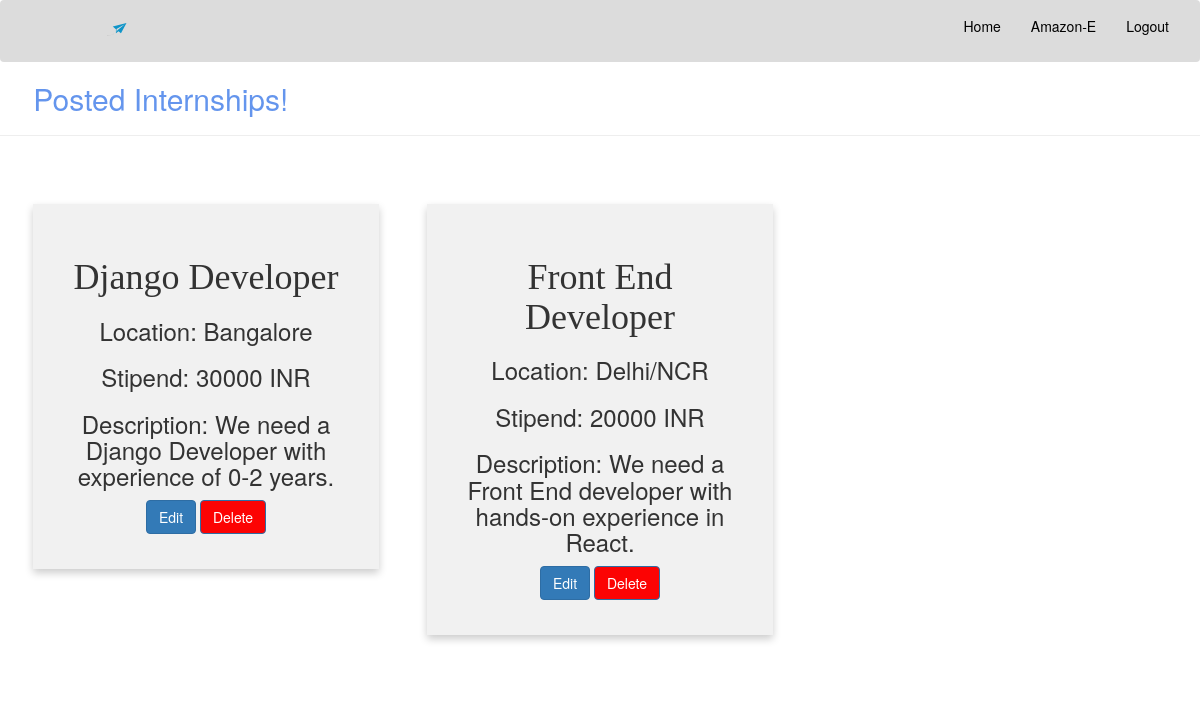
Screenshot of /internships_posted/ (signed in) with the database file from the repository.
### main/models.py (models this page shows, shortened)
class User(AbstractUser):
    username = models.CharField(max_length = 200, default = "", unique = False, blank = True)
    name = models.CharField(max_length = 200, default = "", null = False)
    email = models.EmailField(verbose_name = 'email address', max_length = 200, unique = True)
    confirm_password = models.CharField(max_length = 200, default = "", null = False)
    is_company = models.BooleanField(default = False)
    is_student = models.BooleanField(default = False)
    active = models.BooleanField(default = False)
    staff = models.BooleanField(default = False)
    admin = models.BooleanField(default = False)
    USERNAME_FIELD = 'email'
    REQUIRED_FIELDS = []
    objects = UserManager()
    @property
    def is_active(self):
        return self.active

class Internship(models.Model):
    role = models.CharField(max_length=200)
    category = models.ForeignKey(Category, default = 1, on_delete = models.SET_DEFAULT, null = True)
    location = models.ForeignKey(Location, default = 1, on_delete = models.SET_DEFAULT, null = True)
    duration = models.IntegerField(default = 1)
    content = models.TextField()
    date_published = models.DateTimeField("date published",default= datetime.now())
    stipend = models.IntegerField(default = 0)
    company = models.ForeignKey(Company,default=2,on_delete=models.SET_DEFAULT,null=True)

class Location(models.Model):
    location_name = models.CharField(max_length = 200, default = "")
    def __str__(self):
        return self.location_name

### main/views.py (the view)
# urls.py: path('internships_posted/', internships_posted.as_view(), name='internship_list'),
class internships_posted(View):
    def get(self,request):
        if request.user.is_anonymous:
            return redirect("main:homepage")
        if request.user.is_student:
                messages.error(request, "Access Denied")
                return redirect("main:student")
        try :
            company = Company.objects.get(user = request.user)
        except Company.DoesNotExist :
            return redirect("main:homepage")
        internships = Internship.objects.filter(company = company)
        return render(request, 'main/posted_internships.html', {'internships': internships})

### main/templates/main/posted_internships.html (shortened to what this page needs)
{% extends 'main/header.html' %}
{% block content %}
{% if user.is_company %}
  <h2 style="color: cornflowerblue">&nbsp&nbsp&nbsp&nbspPosted Internships!</h2><hr>
<div class="row" style="padding-left: 2%;padding-right: 2%;padding-top: 2%;padding-bottom: 2%;">
{% for product in internships %}
      <div class="col-sm-4" style="padding-left: 2%;padding-right: 2%;padding-top: 2%;padding-bottom: 2%;">
          <div class="card bg-light mb-3 border-secondary mb-3">
              <div class="card-body">
              <h1 class="card-title" style="font-family: montserrat">{{product.role}}</h1>
              <h3 class="card-subtitle">Location:  {{product.location}}</h3>
              <h3 class="card-text">Stipend: {{product.stipend|safe}} INR</h3>
              <h3 class="card-text">Description: {{product.content|safe}}</h3>
              <a href="/edit_internship/{{product.id}}/" class="btn btn-primary">Edit</a> <a style="background-color:#fc0303; color:white" href="/delete_internship/{{product.id}}/" class = "btn btn-primary">Delete</a>
              </div>
           </div>
      </div>
          {% endfor %}
</div>
{% elif user.is_student %}
<h1 style="text-align: center;color: crimson">XX--You can't access this page--XX</h1>
<h2 style="text-align:center">Click on <a style="color:crimson" href="/student_profile">this</a> to go to back to student's profile</h2>
{% endif %}
{% endblock %}

### main/templates/main/header.html (shortened to what this page needs)
{% load static %}
<head>
        <link rel="stylesheet" type="text/css" href="{% static 'main/style.css' %}">
        <link rel="stylesheet" href="https://maxcdn.bootstrapcdn.com/bootstrap/3.4.0/css/bootstrap.min.css">
</head>
<body style="width: 100%;
height: 100%;
margin: 0px;
padding: 0px;
overflow-x: hidden; ">
        <nav class="navbar navbar navbar-light navbar-expand-lg static-top" style="background-color:#DCDCDC">
                <div class="container-fluid">
                     <div class="navbar-header">
                       <div style="padding-top:0px;padding-bottom:60px">
                        <a class="navbar-brand" href="/" target="_blank">
                           <img width="200px" height="35px" src="{% static 'main/Logo.svg' %}" alt="">
                       </a>
                       </div>
                     </div>
                     <div class="collapse navbar-collapse" id="myNavbar">
                       <ul class="nav navbar-nav navbar-right">
                        {% if user.is_authenticated %}
                        <li><a style="color: black;" href="/">Home</a style="color: black;"></li>
                        {% endif %}
                        {% if user.is_authenticated %}
                           {% if user.is_student %}
                            <li><a style="color: black;" href="/student_profile">{{user.first_name|title}}-S</a></li>
                           {% else %}
                           <li><a style="color: black;" href="/company_profile">{{user.name|title}}-E</a style="color: black;"></li>
                           {% endif %}
                         <li><a style="color: black;" href="/logout">Logout</a style="color: black;"></li>
                       </ul>
                       {% endif %}
                   </div>
                 </div>
        </nav>
{% block content %}
{% endblock %}
</body>

### main/static/main/style.css (style rules this page uses)
body { margin:0; padding:0; font-family: sans-serif; }
.row:after { content: ""; display: table; clear: both; }
.card { box-shadow: 0 4px 8px 0 rgba(0, 0, 0, 0.2); padding: 10%; text-align: center; background-color: #f1f1f1; }

### rows the page displays
User: name "Amazon"
Internship: role "Django Developer", location "Bangalore", stipend "30000", content "We need a Django Developer with experience of 0-2 years."
Internship: role "Front End Developer", location "Delhi/NCR", stipend "20000", content "We need a Front End developer with hands-on experience in React."
